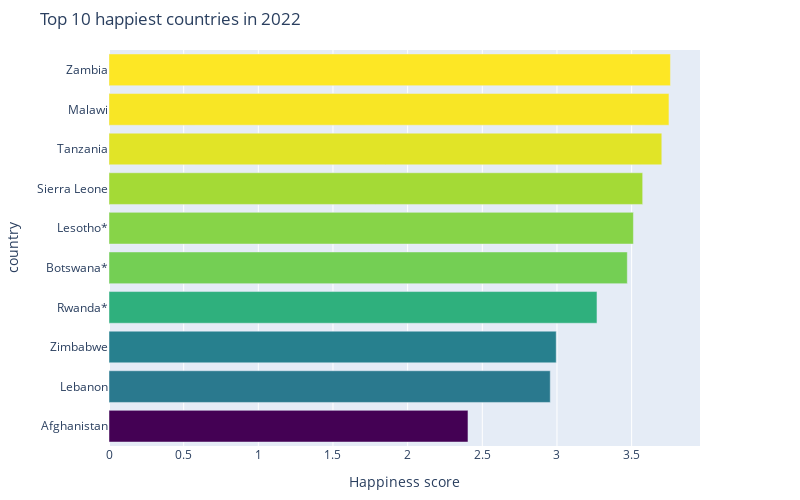

The notebook cell this image was saved under:
### Markdown cell above
#### Least 10 happiest countries

### Code cell
utils.plot_happiness_score(wh_df_2022.iloc[-10:,:],'Happiness score', 'Country', 10, 2022)

### Figure 1 — Plotly figure (JSON) as saved in the notebook; plotly's stock layout.template omitted (floating-point values rounded to 4 significant figures)
{"data": [{"marker": {"color": [3.76, 3.75, 3.702, 3.574, 3.512, 3.471, 3.268, 2.995, 2.955, 2.404], "colorscale": [[0, "#440154"], [0.1111, "#482878"], [0.2222, "#3e4989"], [0.3333, "#31688e"], [0.4444, "#26828e"], [0.5556, "#1f9e89"], [0.6667, "#35b779"], [0.7778, "#6ece58"], [0.8889, "#b5de2b"], [1, "#fde725"]]}, "orientation": "h", "type": "bar", "x": [3.76, 3.75, 3.702, 3.574, 3.512, 3.471, 3.268, 2.995, 2.955, 2.404], "y": ["Zambia", "Malawi", "Tanzania", "Sierra Leone", "Lesotho*", "Botswana*", "Rwanda*", "Zimbabwe", "Lebanon", "Afghanistan"]}], "layout": {"height": 500, "margin": {"b": 50, "l": 50, "r": 100, "t": 50}, "title": {"text": "Top 10 happiest countries in 2022"}, "width": 800, "xaxis": {"title": {"text": "Happiness score"}}, "yaxis": {"categoryorder": "total ascending", "showgrid": false, "showline": false, "showticklabels": true, "title": {"text": "country"}}}}
